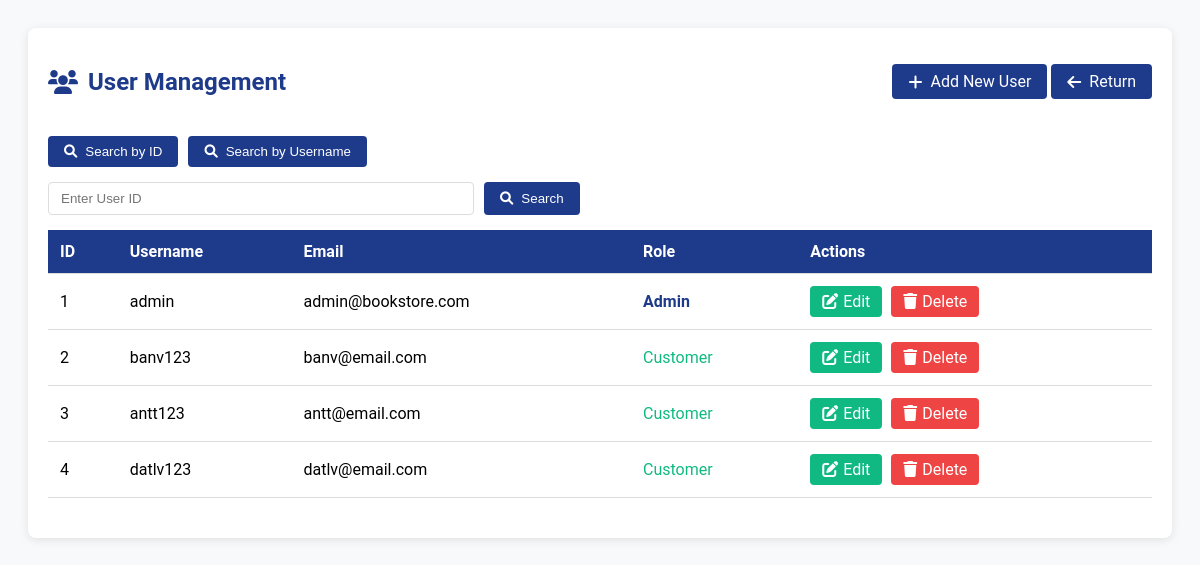
/Users/users.php (signed in), run on the app's committed database.
### tables this page shows
CREATE TABLE `users` (
  `user_id` int(11) NOT NULL,
  `username` varchar(100) NOT NULL,
  `password` varchar(255) NOT NULL,
  `email` varchar(100) DEFAULT NULL,
  `role` enum('admin','customer') NOT NULL DEFAULT 'customer',
  `create_at` timestamp NOT NULL DEFAULT current_timestamp(),
  `full_name` varchar(100) DEFAULT NULL,
  `phone_number` varchar(20) DEFAULT NULL,
  `address` varchar(255) DEFAULT NULL
);

### Users/users.php (the view, shortened to what this page needs)
<?php
require '../Verify/db_connect.php';
$search_type = isset($_GET['search_type']) ? $_GET['search_type'] : 'id';
$search_value = isset($_GET['search_value']) ? trim($_GET['search_value']) : '';
$sql = "SELECT * FROM users";
$list_users = $conn->query($sql);
?>
<!DOCTYPE html>
<html lang="en">
<head>
    <link rel="stylesheet" href="https://cdnjs.cloudflare.com/ajax/libs/font-awesome/6.0.0/css/all.min.css">
</head>
<body>
    <main>
        <div class="button-container">
            <h2><i class="fas fa-users"></i> User Management</h2>
            <div>
                <a href="user_add.php" class="button"><i class="fas fa-plus"></i> Add New User</a>
                <a href="../index.php" target="_top" class="return-button"><i class="fas fa-arrow-left"></i> Return</a>
            </div>
        </div>
        <div class="search-container">
            <button class="search-btn" onclick="setSearchType('id')"><i class="fas fa-search"></i> Search by ID</button>
            <button class="search-btn" onclick="setSearchType('username')"><i class="fas fa-search"></i> Search by Username</button>
        </div>
        <div class="search-container" id="searchContainer">
            <form method="GET" style="display: flex; gap: 10px; width: 100%;">
                <input type="text" name="search_value" value="<?php echo htmlspecialchars($search_value); ?>" class="search-input" placeholder="<?php echo $search_type == 'id' ? 'Enter User ID' : 'Enter Username'; ?>">
                <button type="submit" class="search-btn"><i class="fas fa-search"></i> Search</button>
            </form>
        </div>
        <?php if ($list_users->num_rows > 0): ?>
            <table>
                <thead>
                    <tr>
                        <th>ID</th>
                        <th>Username</th>
                        <th>Email</th>
                        <th>Role</th>
                        <th>Actions</th>
                    </tr>
                </thead>
                <tbody>
                    <?php while ($user = $list_users->fetch_assoc()): ?>
                        <tr>
                            <td><?php echo htmlspecialchars($user['user_id']); ?></td>
                            <td><?php echo htmlspecialchars($user['username']); ?></td>
                            <td><?php echo htmlspecialchars($user['email']); ?></td>
                            <td class="<?php echo $user['role'] == 'admin' ? 'role-admin' : 'role-customer'; ?>">
                                <?php echo ucfirst(htmlspecialchars($user['role'])); ?>
                            </td>
                            <td class="actions">
                                <a class="edit" href="user_edit.php?id=<?php echo htmlspecialchars($user['user_id']); ?>"><i class="fas fa-edit"></i> Edit</a>
                                <a class="delete" href="user_delete.php?id=<?php echo htmlspecialchars($user['user_id']); ?>" onclick="return confirm('Are you sure you want to delete this user?');"><i class="fas fa-trash"></i> Delete</a>
                            </td>
                        </tr>
                    <?php endwhile; ?>
                </tbody>
            </table>
        <?php else: ?>
            <div class="no-users">No users found.</div>
        <?php endif; ?>
    </main>
</body>
</html>

### Users/users.php (style rules this page uses)
body { font-family: 'Roboto', sans-serif; padding: 20px; background-color: #f8f9fa; }
main { max-width: 1200px; margin: 0 auto; padding: 20px; background: white; border-radius: 8px; box-shadow: 0 2px 10px rgba(0, 0, 0, 0.1); }
h2 { color: #1e3a8a; margin-bottom: 20px; display: flex; align-items: center; gap: 10px; }
table { width: 100%; border-collapse: collapse; margin-bottom: 20px; }
th, td { padding: 12px; text-align: left; border-bottom: 1px solid #ddd; }
th { background: #1e3a8a; color: white; }
.actions a { padding: 6px 12px; color: white; border-radius: 4px; text-decoration: none; margin-right: 5px; display: inline-flex; align-items: center; gap: 5px; }
.actions a.edit { background-color: #10b981; }
.actions a.delete { background-color: #ef4444; }
.search-container { margin-bottom: 15px; display: flex; gap: 10px; align-items: center; }
.search-input { padding: 8px 12px; border: 1px solid #ddd; border-radius: 4px; flex: 1; max-width: 400px; }
.button, .search-btn { padding: 8px 16px; background: #1e3a8a; color: white; border: none; border-radius: 4px; cursor: pointer; text-decoration: none; display: inline-flex; align-items: center; gap: 8px; transition: background 0.2s; }
.button-container { display: flex; justify-content: space-between; align-items: center; margin-bottom: 20px; }
.return-button { background: #1e3a8a; color: white; padding: 8px 16px; border-radius: 4px; text-decoration: none; display: inline-flex; align-items: center; gap: 8px; }
.role-admin { color: #1e3a8a; font-weight: bold; }
.role-customer { color: #10b981; }

### data on the page
users: user_id "1", username "admin", email "admin@bookstore.com", role "Admin"
users: user_id "2", username "banv123", email "banv@email.com", role "Customer"
users: user_id "3", username "antt123", email "antt@email.com", role "Customer"
users: user_id "4", username "datlv123", email "datlv@email.com", role "Customer"
